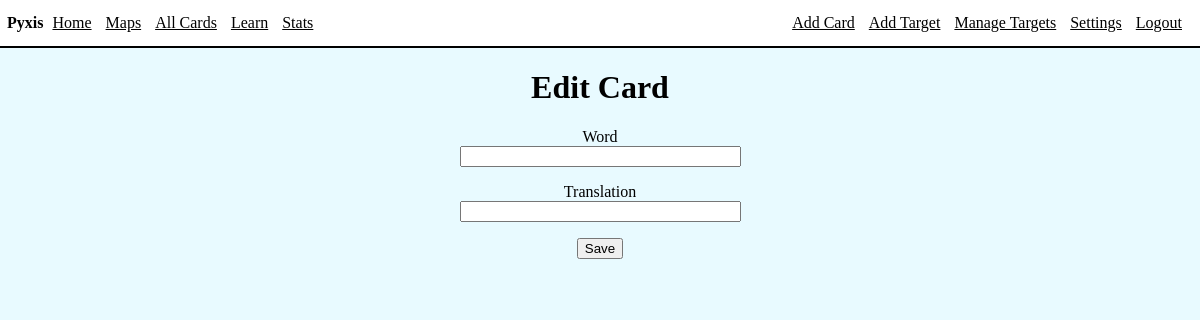
The page /13/editCard (signed in) on the database as committed earlier.
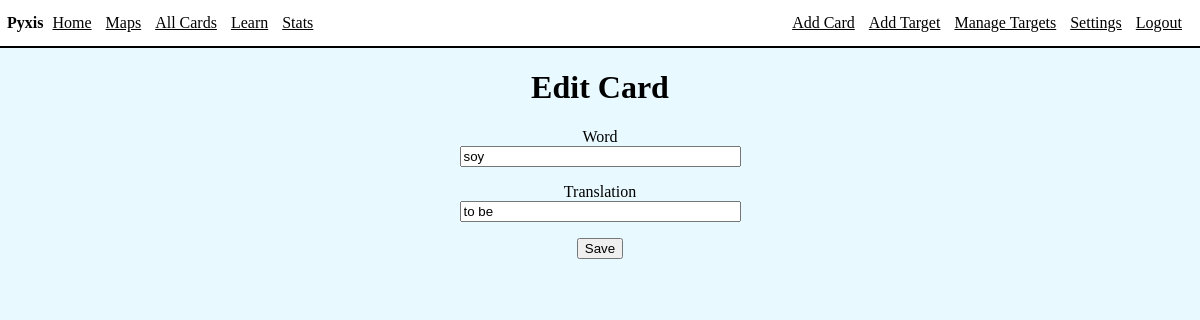
The same page on the database as committed later.
### app/models.py (models this page shows, shortened)
class Card(db.Model):
    id = db.Column(db.Integer, index=True, primary_key=True)
    word = db.Column(db.String(64), index=True)
    translation = db.Column(db.String(1000), index=True)
    status = db.Column(db.String(64), index=True)
    nextReviewDate = db.Column(db.Date, index=True)
    lastInterval = db.Column(db.Integer)
    variants = db.relationship("Variant", backref='card', lazy=True)
    user_id = db.Column(db.Integer, db.ForeignKey('user.id'))

### app/cards.py (the view)
@bp.route('/<card_id>/editCard', methods=['GET', 'POST'])
@login_required
def editCard(card_id):
    card = Card.query.filter_by(id=card_id).first()
    form = EditCard(obj=card)
    if form.validate_on_submit():
        card.translation = form.translation.data
        db.session.commit()
        return redirect(url_for('cards.viewCards'))
    return render_template('editCard.html', title='Edit Card', form=form)

### app/forms.py
class EditCard(FlaskForm):
    word = StringField('Word', validators=[DataRequired()])
    translation = StringField('Translation')
    submit = SubmitField('Save')

### app/models.py (called while the page is built)
@login.user_loader
def load_user(id):
    return User.query.get(int(id))

### app/templates/editCard.html (shortened to what this page needs)
{% extends "base.html" %}
{% block content %}
<div class="int">
    <div class="cent">
    <h1>Edit Card</h1>
    <form action="" method="POST">
        <p>
            {{ form.word.label }}<br>
            {{ form.word(size=32) }}<br>
        </p>
        <p>
            {{ form.translation.label }}<br>
            {{ form.translation(size=32) }}<br>
        </p>
        <p>{{ form.submit() }}</p>
    </form>
    </div>
</div>
{% endblock %}

Rows that differ between the two databases and show on the page:
added Card: word "soy", translation "to be"
